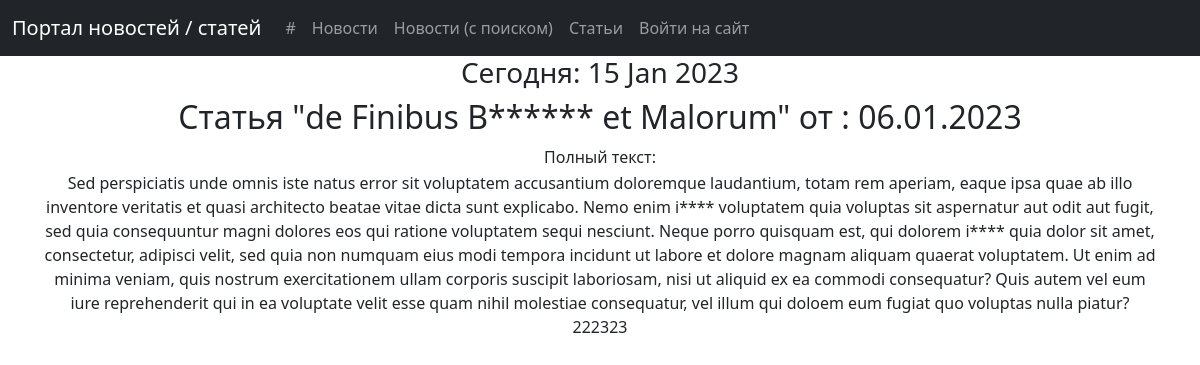
/articles/1, run on the app's committed database.
### news/models.py (models this page shows, shortened)
class Post(models.Model):
    TYPES = [
        ('A', 'Article'),
        ('N', 'News')
    ]
    author = models.ForeignKey(Author, on_delete=models.CASCADE)
    post_type = models.CharField(max_length=1, choices=TYPES, default='A')
    creation = models.DateTimeField(auto_now_add=True)
    category = models.ManyToManyField(Category, through='PostCategory')
    title = models.CharField(max_length=200)
    text = models.TextField()
    rating = models.IntegerField(default=0)

### news/views.py (the view)
# urls.py: path('articles/<int:pk>', OnePost.as_view(), name='one_art'),
class OnePost(DetailView):
    model = Post
    template_name = 'post.html'
    context_object_name = 'one_post'
    def get_context_data(self, **kwargs):
        context = super().get_context_data(**kwargs)
        if 'news' in self.request.path.split('/'):
            context['obj_type'] = 'Новость'
        else:
            context['obj_type'] = 'Статья'
        if self.request.user.is_authenticated:
            context['user_name'] = self.request.user
        return context
    def get_queryset(self):
        post_id = self.request.path.split('/')[-1]
        if 'news' in self.request.path.split('/'):
            queryset = Post.objects.order_by('-creation').filter(post_type='N', id=post_id)
        else:
            queryset = Post.objects.order_by('-creation').filter(post_type='A', id=post_id)
        self.filterset = NewsFilter(self.request.GET, queryset)
        return self.filterset.qs

### news/templatetags/custom_filters.py (called while the page is built)
@register.filter()
def censor(value):
   def isbad(word: str):
      return True if word in BAD_WORDS else False
   def replace(word: str):
      str_ = word[0]
      for i in range(1, len(word)):
         if word[i] not in string.punctuation:
            str_ += '*'
         else:
            str_ += word[i]
      return str_
   list = value.split()
   for n, word in enumerate(list):
      word2check = ""
      word = word.strip().lower()
      for i in range(len(word)):
         if word[i] not in string.punctuation:
            word2check += word[i]
      if isbad(word2check):
         list[n] = replace(list[n])
   return f'{" ".join(list)}'

### news/templatetags/custom_tags.py (called while the page is built)
@register.simple_tag()
def current_time(format_string='%d %b %Y'):
    return datetime.utcnow().strftime(format_string)

### templates/post.html (shortened to what this page needs)
{% extends 'flatpages/default.html' %}
{% load custom_filters %}
{% load custom_tags %}
{% block content %}
    <h3>Сегодня: {% current_time '%d %b %Y' %} </h3>
    <h2>{{ obj_type }} "{{ one_post.title|censor }}" от : {{ one_post.creation|date:'d.m.Y' }} </h2>
       <table>
           <tr>
               <td>Полный текст:</td>
           </tr>
           <tr>
               <td>{{ one_post.text|censor }}</td>
           </tr>
       </table>
{% endblock content %}

### data on the page
Post: title|censor "de Finibus B****** et Malorum", creation "06.01.2023", text|censor "Sed perspiciatis unde omnis iste natus error sit voluptatem accusantium doloremque laudantium, totam rem aperiam, eaque ipsa quae ab illo inventore veritatis et quasi architecto beatae vitae dicta sunt explicabo. Nemo enim i**** voluptatem quia voluptas sit aspernatur aut odit aut fugit, sed quia consequuntur magni dolores eos qui ratione voluptatem sequi nesciunt. Neque porro quisquam est, qui dolorem i**** quia dolor sit amet, consectetur, adipisci velit, sed quia non numquam eius modi tempora incidunt ut labore et dolore magnam aliquam quaerat voluptatem. Ut enim ad minima veniam, quis nostrum exercitationem ullam corporis suscipit laboriosam, nisi ut aliquid ex ea commodi consequatur?…"

### other printed values
{{ obj_type }} "Статья"
